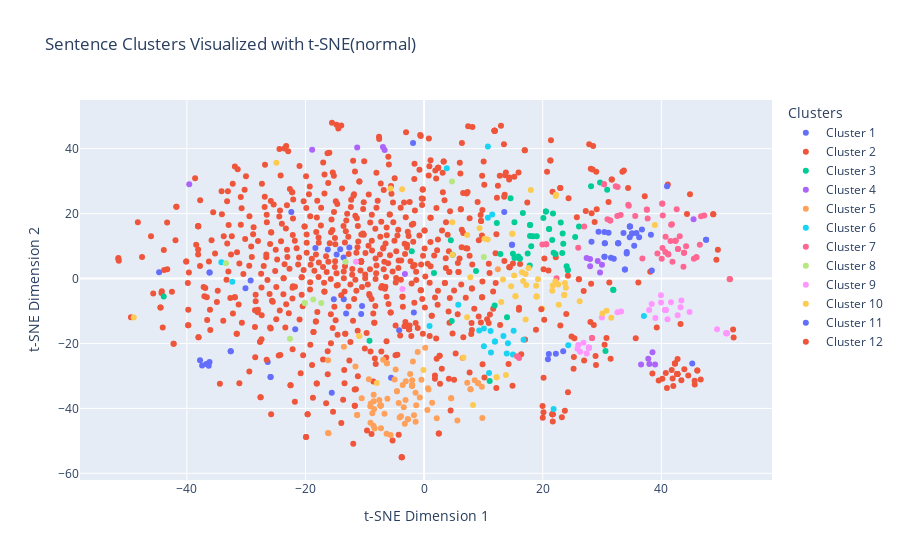

Source (notebook cell):
### Code cell
fig = go.Figure()

for i in range(num_clusters):
    indices = labels == i
    fig.add_trace(go.Scatter(
        x=reduced_vectors_2d[indices, 0],
        y=reduced_vectors_2d[indices, 1],
        mode='markers',
        name=f'Cluster {i + 1}'
    ))

fig.update_layout(
    title='Sentence Clusters Visualized with t-SNE(normal)',
    xaxis_title='t-SNE Dimension 1',
    yaxis_title='t-SNE Dimension 2',
    legend_title="Clusters"
)

pio.show(fig)
